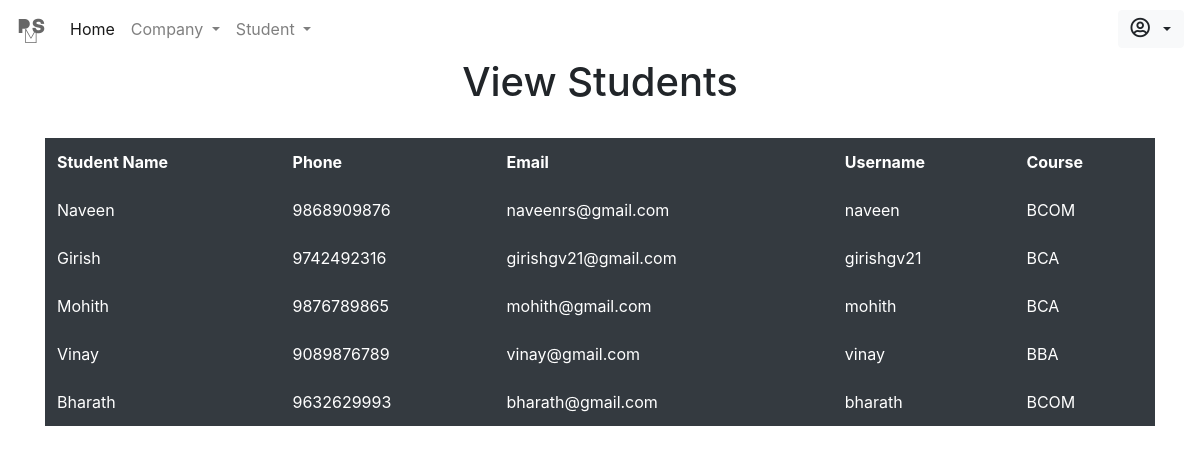
Screenshot of /admin/viewstudents.php with the database file from the repository.
### tables this page shows
CREATE TABLE IF NOT EXISTS `studentlogin` (
  `id` int(255) NOT NULL AUTO_INCREMENT,
  `uname` varchar(10) NOT NULL,
  `pwd` varchar(10) NOT NULL,
  `fname` varchar(15) NOT NULL,
  `lname` varchar(15) NOT NULL,
  `email` varchar(40) NOT NULL,
  `phone` varchar(12) NOT NULL,
  `secque` varchar(100) NOT NULL,
  `secans` varchar(100) NOT NULL,
  `course` varchar(100) DEFAULT NULL,
  `percentage` varchar(10) DEFAULT NULL,
  `yop` varchar(10) DEFAULT 'curdate()',
  `sslc` varchar(100) DEFAULT NULL,
  `puc` varchar(100) DEFAULT NULL,
  PRIMARY KEY (`id`),
  UNIQUE KEY `uname` (`uname`),
  UNIQUE KEY `email` (`email`)
);

### admin/viewstudents.php (the view, shortened to what this page needs)
<!DOCTYPE html>
<html lang="en">
<head>
    <?php include_once 'includes/head.php' ?>
</head>
<body>
      <?php include_once 'includes/nav.php' ?>
    <div class="container" style="z-index: 2;">
      <h1 class="form-row justify-content-center">View Students</h1> <br>
       <form>
     <div class="table-responsive">
    <table class="table table-hover table-borderless table-dark">
      <thead>
        <tr>
          <th scope="col">Student Name</th>
          <th scope="col">Phone</th>
          <th scope="col">Email</th>
          <th scope="col">Username</th>
          <th scope="col">Course</th>
        </tr>
      </thead>
      <tbody>
        <tr>
          <?php
            $sql = "select * from studentlogin;";
            $res = mysqli_query($conn, $sql);
            $rescheck = mysqli_num_rows($res);
            if($rescheck > 0) {
              while ($row = mysqli_fetch_assoc($res)) {
                  echo '<tr>';
                    echo '<td>'.$row['fname'].'</td>';
                    echo '<td>'.$row['phone'].'</td>';
                    echo '<td>'.$row['email'].'</td>';
                    echo '<td>'.$row['uname'].'</td>';
                    echo '<td>'.$row['course'].'</td>';
                  echo '</tr>';
              }
            }
           ?>
      </tbody>
    </table>
    </div>
   </form>
    </div>
</body>
</html>

### rows the page displays
studentlogin: fname "Naveen", phone "9868909876", email "naveenrs@gmail.com", uname "naveen", course "BCOM"
studentlogin: fname "Girish", phone "9742492316", email "girishgv21@gmail.com", uname "girishgv21", course "BCA"
studentlogin: fname "Mohith", phone "9876789865", email "mohith@gmail.com", uname "mohith", course "BCA"
studentlogin: fname "Vinay", phone "9089876789", email "vinay@gmail.com", uname "vinay", course "BBA"
studentlogin: fname "Bharath", phone "9632629993", email "bharath@gmail.com", uname "bharath", course "BCOM"
